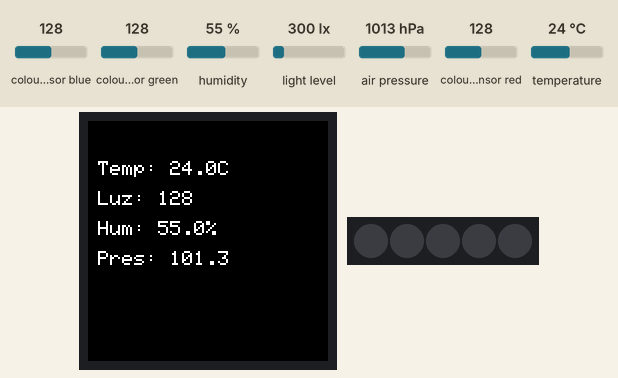
A sketch run on a simulated Arduino MKR. On the bench: 240×240 colour display, 5 RGB LEDs in strip order, left to right. The test bench sets the inputs (shaded band); at power-on: colour sensor blue 128, colour sensor green 128, humidity 55 %, air pressure 1013 hPa, colour sensor red 128, temperature 24 °C, light level 300 lx. WiFi joins after 1.5 s; servers stay silent unless stated; uploads are accepted with an empty reply; what the sketch prints to the serial monitor is not drawn.

Above: at 5.6 s.
5.7 s: colour sensor blue set to 5
At 11.3 s:
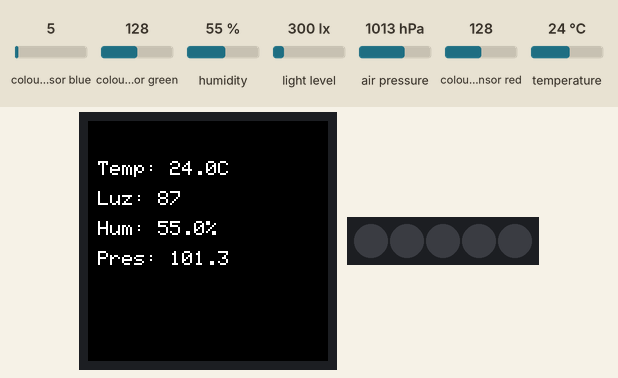
11.6 s: colour sensor green set to 5
At 16.5 s:
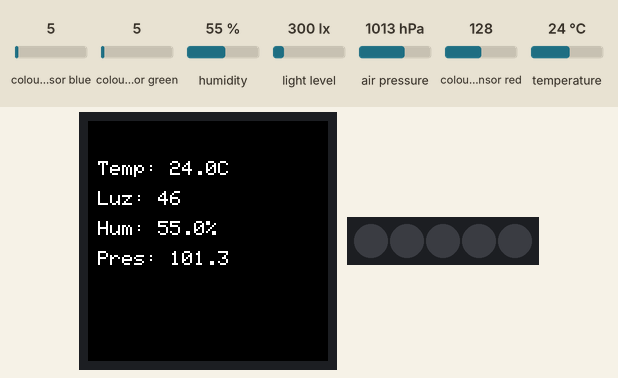
17.5 s: humidity set to 22 %
At 21.6 s:
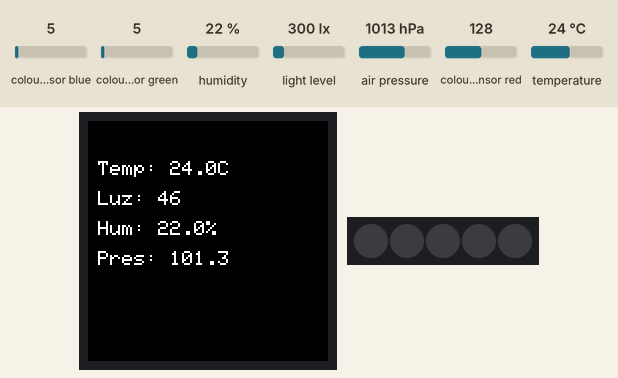
23.4 s: air pressure set to 952 hPa
At 26.7 s:
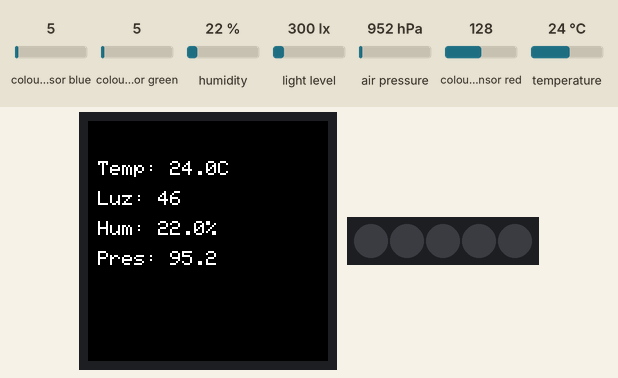
29.3 s: colour sensor red set to 5
At 31.8 s:
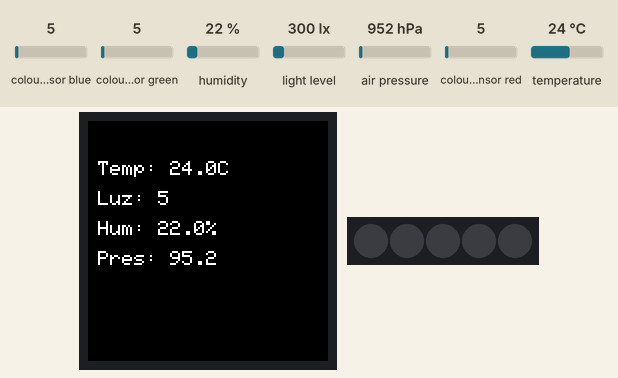
35.2 s: temperature set to 12 °C
At 36.9 s:
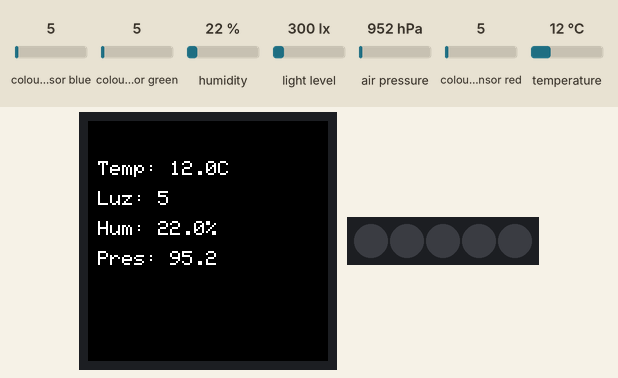
Timing chart, 0 to 38.4 s (numbered marks = the images above; inputs shaded):
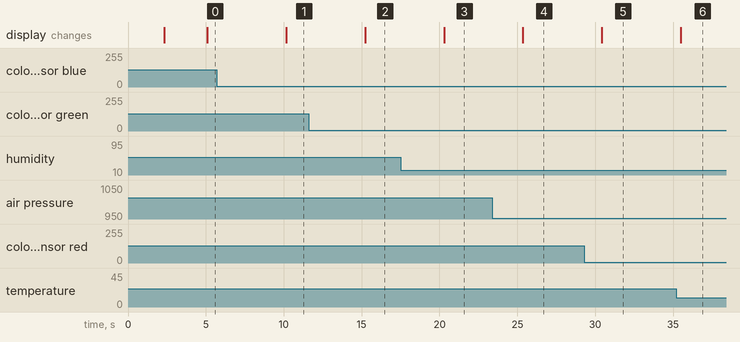

Measured:
- after the input at 5.7 s, the display: changes after 4.5 s (image 1)
- after the input at 11.6 s, the display: changes after 3.6 s (image 2)
- after the input at 17.5 s, the display: changes after 2.8 s (image 3)
- after the input at 23.4 s, the display: changes after 2.0 s (image 4)
- after the input at 29.3 s, the display: changes after 1.1 s (image 5)
- after the input at 35.2 s, the display: changes after 0.30 s (image 6)

The sketch:

fire_detection_mkr.ino
```cpp
/*
  Fire Detection System - Arduino MKR WiFi 1010
  Universidad Nacional de San Agustín - Arequipa, Perú

  Este código lee los sensores del MKR IoT Carrier y envía
  los datos al servidor backend cada 5 segundos.

  Sensores:
  - HTS221: Temperatura y Humedad
  - APDS9960: Luz ambiente
  - LPS22HB: Presión barométrica
*/

#include <WiFiNINA.h>
#include <ArduinoHttpClient.h>
#include <ArduinoJson.h>
#include <Arduino_MKRIoTCarrier.h>

// ============================================================================
// CONFIGURACIÓN WiFi - MODIFICA ESTOS VALORES
// ============================================================================
const char* ssid = "Redmi 9";           // Nombre de tu red WiFi
const char* password = "12345678";   // Contraseña de tu WiFi

// ============================================================================
// CONFIGURACIÓN DEL SERVIDOR - MODIFICA LA IP DE TU LAPTOP
// ============================================================================
const char* serverIP = "10.23.127.39";      // IP de tu laptop
const int serverPort = 5000;
const char* serverPath = "/api/sensores";

// ============================================================================
// VARIABLES GLOBALES
// ============================================================================
MKRIoTCarrier carrier;
WiFiClient wifiClient;
HttpClient httpClient = HttpClient(wifiClient, serverIP, serverPort);

unsigned long lastSendTime = 0;
const unsigned long sendInterval = 5000;  // Enviar cada 5 segundos

// ============================================================================
// SETUP - Inicialización
// ============================================================================
void setup() {
  // Iniciar comunicación serial
  Serial.begin(9600);
  while (!Serial && millis() < 5000);  // Esperar 5 segundos máximo

  Serial.println("========================================");
  Serial.println("Fire Detection System - Arduino");
  Serial.println("UNSA - Arequipa, Peru");
  Serial.println("========================================");
  Serial.println();

  // Inicializar MKR IoT Carrier
  Serial.println("Inicializando MKR IoT Carrier...");
  if (!carrier.begin()) {
    Serial.println("ERROR: No se pudo inicializar el Carrier!");
    Serial.println("Verifica que el MKR WiFi 1010 esté en el Carrier");
    while (1);  // Detener ejecución
  }
  Serial.println("✓ Carrier inicializado");

  // Mostrar mensaje en pantalla
  carrier.display.fillScreen(0x0000);  // Negro
  carrier.display.setTextColor(0xFFFF); // Blanco
  carrier.display.setTextSize(2);
  carrier.display.setCursor(20, 100);
  carrier.display.print("Fire Detection");
  carrier.display.setCursor(60, 130);
  carrier.display.print("UNSA");

  // Conectar a WiFi
  Serial.println();
  Serial.print("Conectando a WiFi: ");
  Serial.println(ssid);

  int attempts = 0;
  while (WiFi.status() != WL_CONNECTED && attempts < 20) {
    WiFi.begin(ssid, password);
    delay(500);
    Serial.print(".");
    attempts++;
  }

  if (WiFi.status() == WL_CONNECTED) {
    Serial.println();
    Serial.println("✓ WiFi conectado!");
    Serial.print("   IP: ");
    Serial.println(WiFi.localIP());
    Serial.print("   RSSI: ");
    Serial.print(WiFi.RSSI());
    Serial.println(" dBm");

    // Mostrar WiFi conectado en pantalla
    carrier.display.fillScreen(0x07E0);  // Verde
    carrier.display.setTextColor(0x0000);
    carrier.display.setCursor(40, 110);
    carrier.display.print("WiFi OK!");
    delay(2000);
  } else {
    Serial.println();
    Serial.println("✗ Error al conectar WiFi");
    Serial.println("  Verifica SSID y contraseña");

    // Mostrar error en pantalla
    carrier.display.fillScreen(0xF800);  // Rojo
    carrier.display.setTextColor(0xFFFF);
    carrier.display.setCursor(20, 110);
    carrier.display.print("WiFi Error!");
    while (1);  // Detener ejecución
  }

  Serial.println();
  Serial.println("✓ Sistema listo!");
  Serial.println("   Enviando datos cada 5 segundos...");
  Serial.println();
}

// ============================================================================
// LOOP PRINCIPAL
// ============================================================================
void loop() {
  // Verificar si es momento de enviar datos
  if (millis() - lastSendTime >= sendInterval) {
    lastSendTime = millis();

    // Leer sensores
    float temperatura = carrier.Env.readTemperature();
    float humedad = carrier.Env.readHumidity();
    float presion = carrier.Pressure.readPressure();

    // Leer luz (APDS9960)
    int r, g, b;
    while (!carrier.Light.colorAvailable()) {
      delay(5);
    }
    carrier.Light.readColor(r, g, b);

    // Calcular luz promedio (lux aproximado)
    float luz = (r + g + b) / 3.0;

    // Mostrar en Serial Monitor
    Serial.println("─────────────────────────────────");
    Serial.print("🌡️  Temperatura: ");
    Serial.print(temperatura, 1);
    Serial.println(" °C");

    Serial.print("💧 Humedad: ");
    Serial.print(humedad, 1);
    Serial.println(" %");

    Serial.print("🌀 Presión: ");
    Serial.print(presion, 2);
    Serial.println(" kPa");

    Serial.print("💡 Luz: ");
    Serial.print(luz, 0);
    Serial.println(" (RGB avg)");

    // Mostrar en pantalla del Carrier
    carrier.display.fillScreen(0x0000);
    carrier.display.setTextColor(0xFFFF);
    carrier.display.setTextSize(2);

    carrier.display.setCursor(10, 40);
    carrier.display.print("Temp: ");
    carrier.display.print(temperatura, 1);
    carrier.display.print("C");

    carrier.display.setCursor(10, 70);
    carrier.display.print("Luz: ");
    carrier.display.print(luz, 0);

    carrier.display.setCursor(10, 100);
    carrier.display.print("Hum: ");
    carrier.display.print(humedad, 1);
    carrier.display.print("%");

    carrier.display.setCursor(10, 130);
    carrier.display.print("Pres: ");
    carrier.display.print(presion, 1);

    // Enviar datos al servidor
    enviarDatosServidor(temperatura, luz, humedad, presion);

    Serial.println();
  }

  delay(100);  // Pequeña pausa
}

// ============================================================================
// FUNCIÓN: Enviar datos al servidor
// ============================================================================
void enviarDatosServidor(float temp, float luz, float hum, float pres) {
  // Verificar conexión WiFi
  if (WiFi.status() != WL_CONNECTED) {
    Serial.println("✗ WiFi desconectado. Intentando reconectar...");
    WiFi.begin(ssid, password);
    delay(2000);

    if (WiFi.status() != WL_CONNECTED) {
      Serial.println("✗ No se pudo reconectar");
      return;
    }
  }

  // Crear JSON con los datos
  StaticJsonDocument<200> doc;
  doc["temperatura"] = temp;
  doc["luz"] = luz;
  doc["humedad"] = hum;
  doc["presion"] = pres;

  String jsonString;
  serializeJson(doc, jsonString);

  Serial.print("📡 Enviando al servidor... ");

  // Hacer POST request
  httpClient.beginRequest();
  httpClient.post(serverPath);
  httpClient.sendHeader("Content-Type", "application/json");
  httpClient.sendHeader("Content-Length", jsonString.length());
  httpClient.beginBody();
  httpClient.print(jsonString);
  httpClient.endRequest();

  // Leer respuesta
  int statusCode = httpClient.responseStatusCode();
  String response = httpClient.responseBody();

  if (statusCode == 200) {
    Serial.print("✓ OK (");
    Serial.print(statusCode);
    Serial.println(")");

    // Parsear respuesta
    StaticJsonDocument<200> responseDoc;
    deserializeJson(responseDoc, response);

    const char* estado = responseDoc["estado"];
    Serial.print("   Estado del sistema: ");
    Serial.println(estado);

    // Cambiar color de pantalla según estado
    if (strcmp(estado, "Normal") == 0) {
      // Verde - Todo normal
      carrier.display.fillRect(200, 10, 30, 30, 0x07E0);
    } else if (strcmp(estado, "Alerta") == 0) {
      // Amarillo - Alerta
      carrier.display.fillRect(200, 10, 30, 30, 0xFFE0);
    } else if (strcmp(estado, "Peligro") == 0) {
      // Rojo - Peligro
      carrier.display.fillRect(200, 10, 30, 30, 0xF800);

      // Activar buzzer como alerta
      carrier.Buzzer.sound(1000);  // 1000 Hz
      delay(200);
      carrier.Buzzer.noSound();
    }

  } else {
    Serial.print("✗ Error (");
    Serial.print(statusCode);
    Serial.println(")");
    Serial.print("   Respuesta: ");
    Serial.println(response);
  }
}
```
